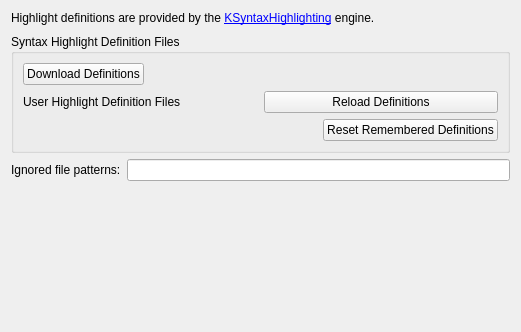
<?xml version="1.0" encoding="UTF-8"?>
<ui version="4.0">
 <class>TextEditor::Internal::HighlighterSettingsPage</class>
 <widget class="QWidget" name="TextEditor::Internal::HighlighterSettingsPage">
  <property name="geometry">
   <rect>
    <x>0</x>
    <y>0</y>
    <width>521</width>
    <height>332</height>
   </rect>
  </property>
  <property name="windowTitle">
   <string/>
  </property>
  <layout class="QVBoxLayout" name="verticalLayout_4">
   <item>
    <widget class="QLabel" name="definitionsInfolabel">
     <property name="sizePolicy">
      <sizepolicy hsizetype="Expanding" vsizetype="Preferred">
       <horstretch>0</horstretch>
       <verstretch>0</verstretch>
      </sizepolicy>
     </property>
     <property name="text">
      <string>&lt;html&gt;&lt;head/&gt;&lt;body&gt;&lt;p&gt;Highlight definitions are provided by the &lt;a href=&quot;https://api.kde.org/frameworks/syntax-highlighting/html/index.html&quot;&gt;KSyntaxHighlighting&lt;/a&gt; engine.&lt;/p&gt;&lt;/body&gt;&lt;/html&gt;</string>
     </property>
     <property name="textFormat">
      <enum>Qt::RichText</enum>
     </property>
     <property name="alignment">
      <set>Qt::AlignLeading|Qt::AlignLeft|Qt::AlignVCenter</set>
     </property>
     <property name="wordWrap">
      <bool>true</bool>
     </property>
     <property name="openExternalLinks">
      <bool>true</bool>
     </property>
    </widget>
   </item>
   <item>
    <spacer name="verticalSpacer_2">
     <property name="orientation">
      <enum>Qt::Vertical</enum>
     </property>
     <property name="sizeType">
      <enum>QSizePolicy::Fixed</enum>
     </property>
     <property name="sizeHint" stdset="0">
      <size>
       <width>20</width>
       <height>3</height>
      </size>
     </property>
    </spacer>
   </item>
   <item>
    <widget class="QGroupBox" name="definitionFilesGroupBox">
     <property name="title">
      <string>Syntax Highlight Definition Files</string>
     </property>
     <layout class="QVBoxLayout" name="verticalLayout_3">
      <item>
       <layout class="QHBoxLayout" name="horizontalLayout_4">
        <item>
         <widget class="QPushButton" name="downloadDefinitions">
          <property name="toolTip">
           <string>Download missing and update existing syntax definition files.</string>
          </property>
          <property name="text">
           <string>Download Definitions</string>
          </property>
         </widget>
        </item>
        <item>
         <widget class="QLabel" name="updateStatus">
          <property name="text">
           <string/>
          </property>
         </widget>
        </item>
        <item>
         <spacer name="horizontalSpacer">
          <property name="orientation">
           <enum>Qt::Horizontal</enum>
          </property>
          <property name="sizeHint" stdset="0">
           <size>
            <width>40</width>
            <height>20</height>
           </size>
          </property>
         </spacer>
        </item>
       </layout>
      </item>
      <item>
       <layout class="QHBoxLayout" name="horizontalLayout_3">
        <item>
         <layout class="QHBoxLayout" name="horizontalLayout">
          <item>
           <widget class="QLabel" name="locationLabel">
            <property name="text">
             <string>User Highlight Definition Files</string>
            </property>
           </widget>
          </item>
          <item>
           <widget class="Utils::PathChooser" name="definitionFilesPath" native="true"/>
          </item>
         </layout>
        </item>
        <item>
         <widget class="QPushButton" name="reloadDefinitions">
          <property name="toolTip">
           <string>Reload externally modified definition files.</string>
          </property>
          <property name="text">
           <string>Reload Definitions</string>
          </property>
         </widget>
        </item>
       </layout>
      </item>
      <item>
       <layout class="QHBoxLayout" name="horizontalLayout_5">
        <item>
         <spacer name="horizontalSpacer_2">
          <property name="orientation">
           <enum>Qt::Horizontal</enum>
          </property>
          <property name="sizeHint" stdset="0">
           <size>
            <width>40</width>
            <height>20</height>
           </size>
          </property>
         </spacer>
        </item>
        <item>
         <widget class="QPushButton" name="resetCache">
          <property name="toolTip">
           <string>Reset definitions remembered for files that can be associated with more than one highlighter definition.</string>
          </property>
          <property name="text">
           <string>Reset Remembered Definitions</string>
          </property>
         </widget>
        </item>
       </layout>
      </item>
     </layout>
    </widget>
   </item>
   <item>
    <layout class="QHBoxLayout" name="horizontalLayout_2">
     <item>
      <widget class="QLabel" name="ignoreLabel">
       <property name="text">
        <string>Ignored file patterns:</string>
       </property>
      </widget>
     </item>
     <item>
      <widget class="QLineEdit" name="ignoreEdit"/>
     </item>
    </layout>
   </item>
   <item>
    <spacer name="verticalSpacer">
     <property name="orientation">
      <enum>Qt::Vertical</enum>
     </property>
     <property name="sizeHint" stdset="0">
      <size>
       <width>20</width>
       <height>117</height>
      </size>
     </property>
    </spacer>
   </item>
  </layout>
 </widget>
 <customwidgets>
  <customwidget>
   <class>Utils::PathChooser</class>
   <extends>QWidget</extends>
   <header location="global">utils/pathchooser.h</header>
   <container>1</container>
   <slots>
    <signal>editingFinished()</signal>
    <signal>browsingFinished()</signal>
   </slots>
  </customwidget>
 </customwidgets>
 <tabstops>
  <tabstop>ignoreEdit</tabstop>
 </tabstops>
 <resources/>
 <connections/>
</ui>
